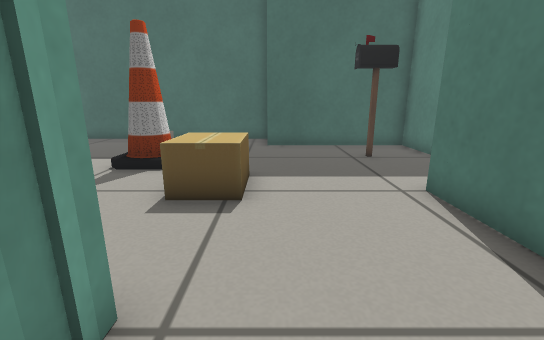
View 1 (above)

19 first-person views from a walk through a world built for the Gazebo simulator. The camera is 0.5 m above the floor, tilts 14° down and sees 90° across. The lines on the ground mark 1 m squares. The floor is counted in squares, 0.25 m on a side. Each view is taken from the middle of a square. On the plan, view 1 faces up. The plan holds only what a view shows up to about 16 squares ahead; the rest is blank. The place goes on beyond the plan. Robots are left out. Gazebo's built-in surfaces are drawn with simple patterns.

View 2
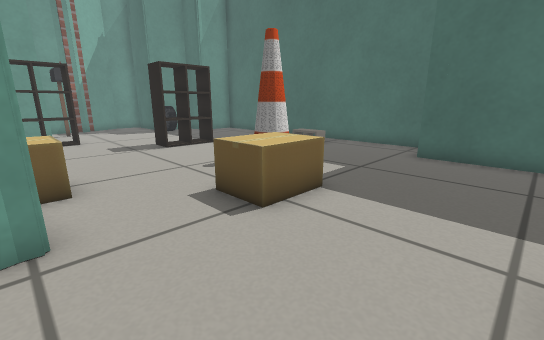

View 3
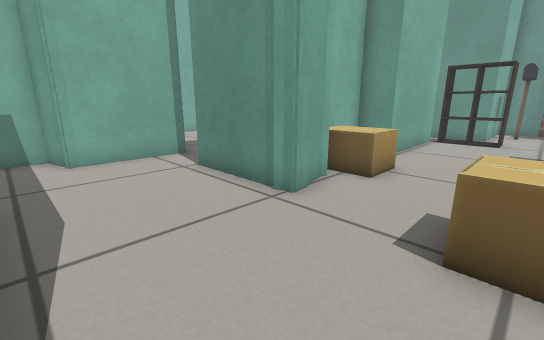

View 4
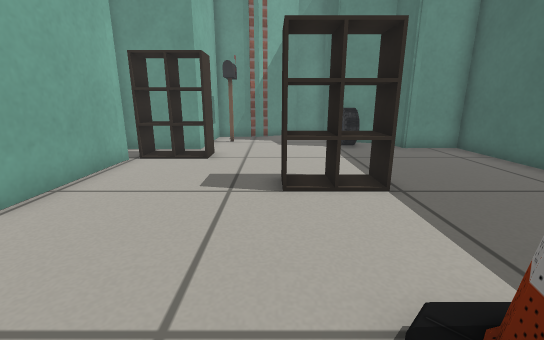

View 5
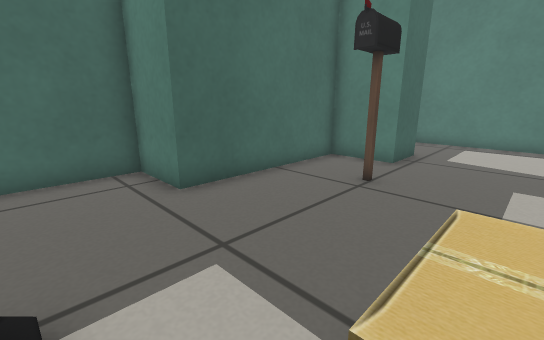

View 6
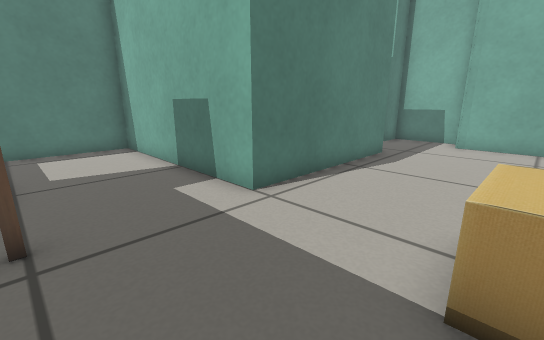

View 7
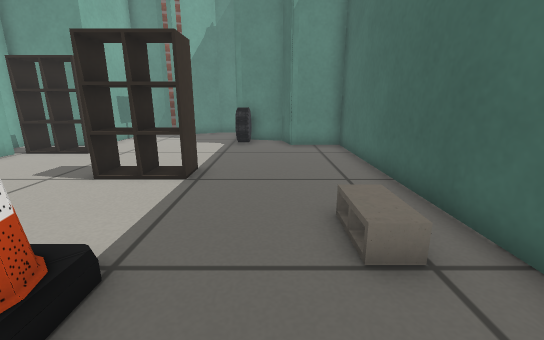

View 8
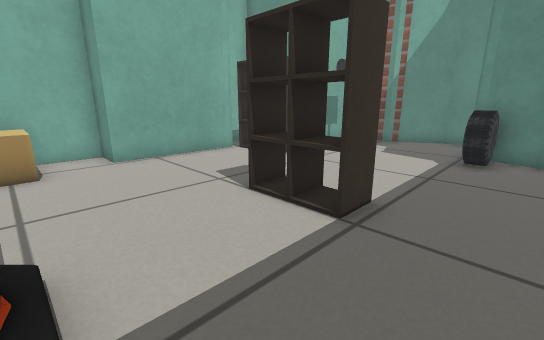

View 9
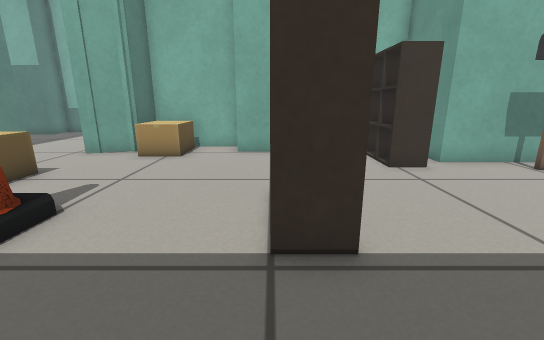

View 10
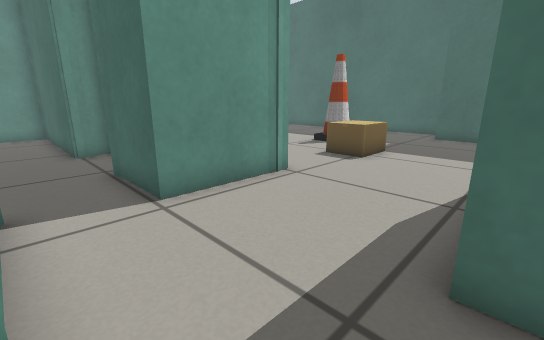

View 11
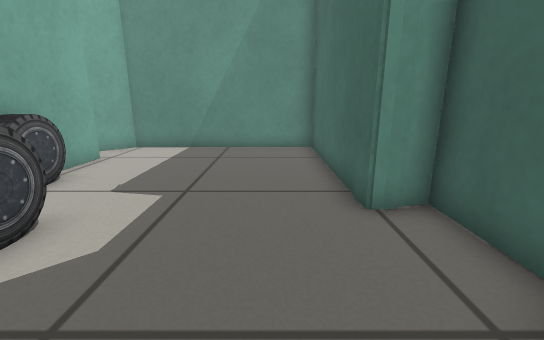

View 12
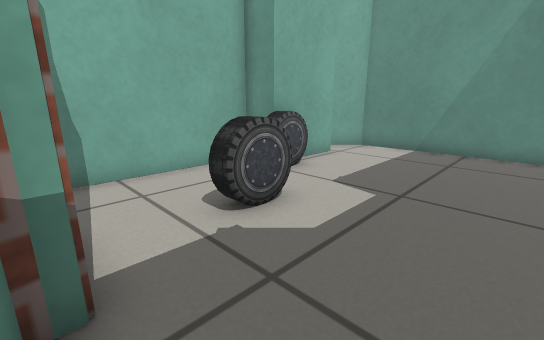

View 13
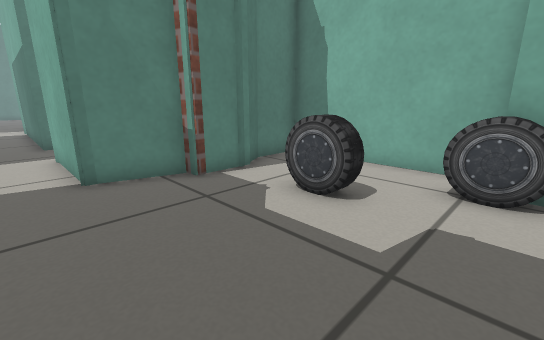

View 14
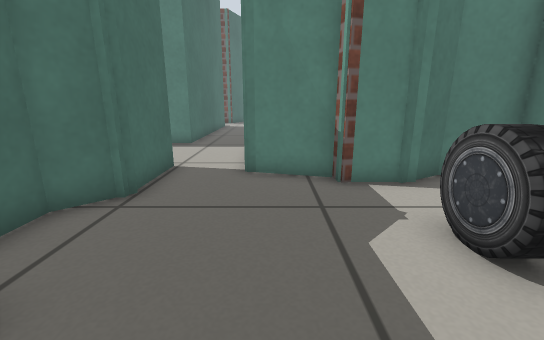

View 15
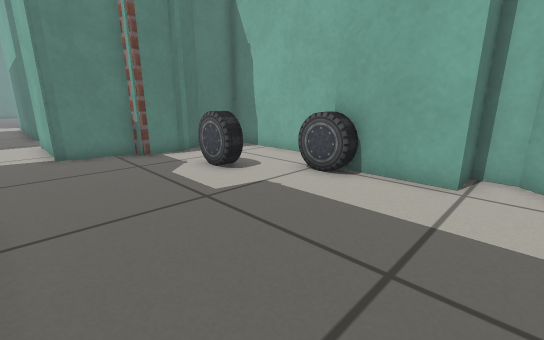

View 16
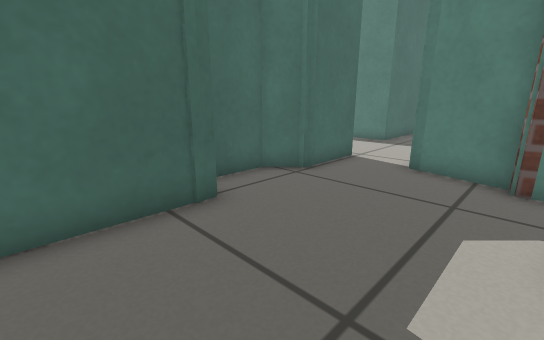

View 17
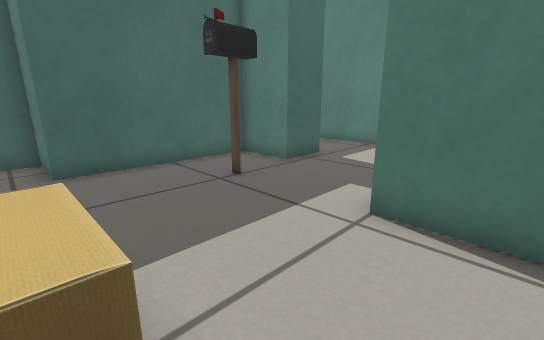

View 18
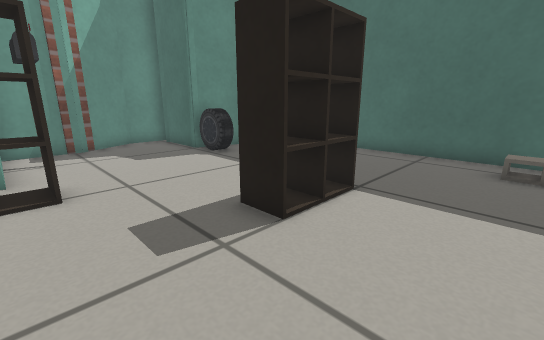

View 19
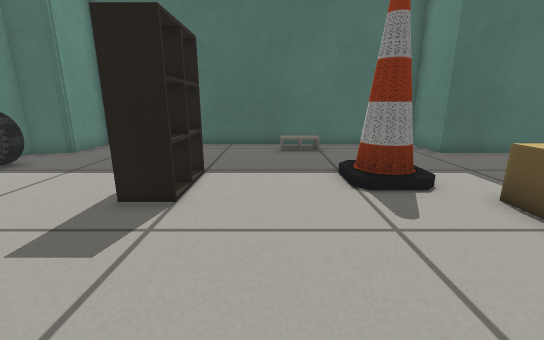

### Floor plan
Points are (right, up) in squares from view 1. A wall is a line through its corners. A room is listed if a view was taken in it or the views show most of it. See-through windows are left out.
Room 1 (views 1, 2, 3, 4, 5, 6, 7, 8, 9, 10, 17, 18, 19)
walls: (-1.5, 2.3) (-1.5, -1.8); (-12.6, 1.9) (-7.6, 1.9) (-7.6, 0.5) (-3.7, 0.5) (-3.4, 1.7) (-1.6, 2.2) (-1.4, 1.5); (-0.5, -4.3) (1.6, -4.3) (2, -5.6) (4.9, -5.6) (4.9, -4.3) (13.5, -4.3); (8.2, 10.4) (6.2, 10.4) (6.2, 12.8) (-0.2, 12.8) (-0.2, 15.2) (-15, 15.2) (-15, 12.9) (-16.4, 12.5) (-17.1, 10.2) (-19.5, 10.2); (8, -0.9) (3.6, -0.9) (3.6, 6) (12, 6) (12, 13.1); (-19.3, 6.8) (-19.1, 5.7); (-19.5, 7) (-19.1, 6.3) (-19.1, 3.9) (-14.7, 3.9)
low walls: (-10.2, 9.7) (-9, 9.7) (-9, 7.3) (-10.2, 7.3); (-14, 4.7) (-12.7, 4.7) (-12.7, 2.1)
ways out: opening at (-1.5, -3) to room 2
objects: postbox (-18, 5) to (-17, 5); car (-16, 10) to (-15, 11); cardboard box (-6, 1) to (-4, 3); cinder block (-6, 13); cone (-5, 8) to (-3, 10); cardboard box (-2, 5) to (-1, 7); postbox (3, 10) to (4, 10)
Room 2 (views 11, 12, 13, 14, 15, 16)
walls: (-7.9, -2.2) (-15.3, -2.2) (-15.3, -10.2) (-13.8, -11.7); (-7.9, -1.5) (-7.9, -2.1) (-8.5, -2.3); (-9.4, -10.4) (-9.4, -11.7) (-2.6, -11.7) (-2.6, -9.7) (-3.4, -8.3); (-3.3, -8.8) (-3.3, -6.8) (-2.9, -6.6) (-2.2, -4.3) (-0.5, -4.3); (-4.1, -2) (-5.3, -0.9) (-8.2, -0.9) (-7.8, -2.1); (-12.8, -10.3) (-10.4, -10.3); (-1.5, -1.8) (-4.5, -1.8)
low walls: (-13.8, -11.7) (-12.8, -11.7) (-12.8, -10.3)
ways out: opening at (-1.5, -3) to room 1
objects: car (-10, -10) to (-9, -10); car (-7, -8) to (-6, -8)
Room 3 (no view inside)
walls: (-14.7, 3.9) (-14.7, 0.5) (-13.4, 0.5)

Positions as (right, up) in squares from view 1, and headings:
1: (0, 0), facing up
2: (3, 2), facing up-left
3: (3, 6), facing down-left
4: (-3, 7), facing left
5: (-3, 7), facing up-right
6: (-1, 10), facing down-right
7: (-2, 12), facing left
8: (-5, 12), facing down-left
9: (-9, 13), facing down
10: (4, -4), facing up-left
11: (-3, -4), facing left
12: (-3, -4), facing down-left
13: (-10, -3), facing down-right
14: (-10, -5), facing right
15: (-14, -3), facing down-right
16: (-11, -7), facing up-right
17: (-1, 4), facing up-right
18: (-6, 4), facing up-left
19: (-7, 2), facing up
